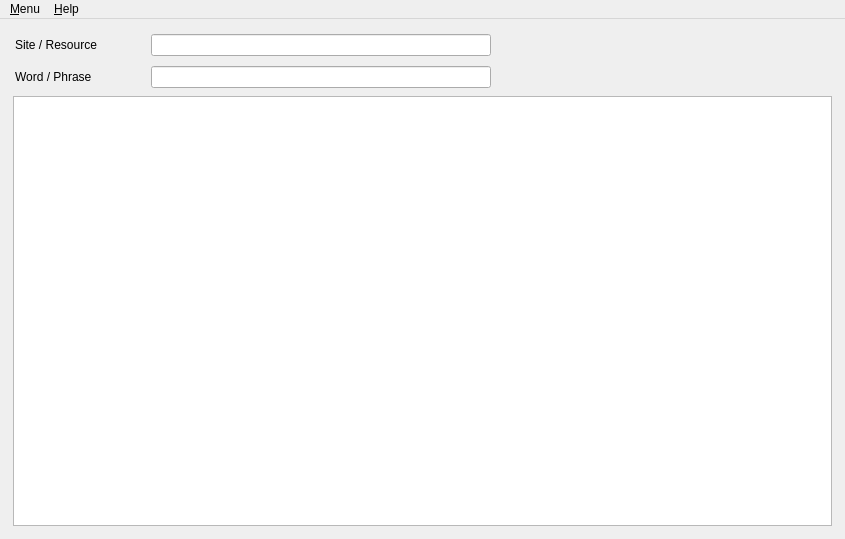
<?xml version="1.0" encoding="UTF-8"?>
<ui version="4.0">
 <class>MainWindow</class>
 <widget class="QMainWindow" name="MainWindow">
  <property name="windowModality">
   <enum>Qt::ApplicationModal</enum>
  </property>
  <property name="geometry">
   <rect>
    <x>0</x>
    <y>0</y>
    <width>845</width>
    <height>539</height>
   </rect>
  </property>
  <property name="sizePolicy">
   <sizepolicy hsizetype="Minimum" vsizetype="Minimum">
    <horstretch>0</horstretch>
    <verstretch>0</verstretch>
   </sizepolicy>
  </property>
  <property name="maximumSize">
   <size>
    <width>16777215</width>
    <height>16777215</height>
   </size>
  </property>
  <property name="focusPolicy">
   <enum>Qt::StrongFocus</enum>
  </property>
  <property name="windowTitle">
   <string>Parse Web</string>
  </property>
  <property name="windowIcon">
   <iconset resource="icons.qrc">
    <normaloff>:/icon/parseweb.png</normaloff>:/icon/parseweb.png</iconset>
  </property>
  <property name="accessibleName">
   <string>Parse Web</string>
  </property>
  <property name="accessibleDescription">
   <string>Parse Web</string>
  </property>
  <widget class="QWidget" name="centralWidget">
   <layout class="QHBoxLayout" name="horizontalLayout_3">
    <item>
     <layout class="QVBoxLayout" name="verticalLayout">
      <property name="sizeConstraint">
       <enum>QLayout::SetNoConstraint</enum>
      </property>
      <property name="leftMargin">
       <number>2</number>
      </property>
      <property name="topMargin">
       <number>2</number>
      </property>
      <property name="rightMargin">
       <number>2</number>
      </property>
      <property name="bottomMargin">
       <number>2</number>
      </property>
      <item>
       <layout class="QHBoxLayout" name="horizontalLayout">
        <property name="leftMargin">
         <number>2</number>
        </property>
        <property name="topMargin">
         <number>2</number>
        </property>
        <property name="rightMargin">
         <number>2</number>
        </property>
        <property name="bottomMargin">
         <number>2</number>
        </property>
        <item>
         <widget class="QLabel" name="label_2">
          <property name="minimumSize">
           <size>
            <width>130</width>
            <height>0</height>
           </size>
          </property>
          <property name="text">
           <string>Site / Resource</string>
          </property>
         </widget>
        </item>
        <item>
         <widget class="LineEditNavigator" name="dicResource">
          <property name="focusPolicy">
           <enum>Qt::ClickFocus</enum>
          </property>
          <property name="accessibleName">
           <string>Resource</string>
          </property>
          <property name="readOnly">
           <bool>true</bool>
          </property>
         </widget>
        </item>
        <item>
         <spacer name="horizontalSpacer">
          <property name="orientation">
           <enum>Qt::Horizontal</enum>
          </property>
          <property name="sizeHint" stdset="0">
           <size>
            <width>40</width>
            <height>20</height>
           </size>
          </property>
         </spacer>
        </item>
       </layout>
      </item>
      <item>
       <layout class="QHBoxLayout" name="horizontalLayout_2">
        <property name="leftMargin">
         <number>2</number>
        </property>
        <property name="topMargin">
         <number>2</number>
        </property>
        <property name="rightMargin">
         <number>2</number>
        </property>
        <property name="bottomMargin">
         <number>2</number>
        </property>
        <item>
         <widget class="QLabel" name="dicSearchPrompt">
          <property name="minimumSize">
           <size>
            <width>130</width>
            <height>0</height>
           </size>
          </property>
          <property name="text">
           <string>Word / Phrase</string>
          </property>
         </widget>
        </item>
        <item>
         <widget class="SafeLineEdit" name="dicSearchText">
          <property name="mouseTracking">
           <bool>false</bool>
          </property>
          <property name="focusPolicy">
           <enum>Qt::StrongFocus</enum>
          </property>
          <property name="toolTip">
           <string/>
          </property>
          <property name="accessibleName">
           <string/>
          </property>
         </widget>
        </item>
        <item>
         <spacer name="horizontalSpacer_2">
          <property name="orientation">
           <enum>Qt::Horizontal</enum>
          </property>
          <property name="sizeHint" stdset="0">
           <size>
            <width>40</width>
            <height>20</height>
           </size>
          </property>
         </spacer>
        </item>
       </layout>
      </item>
      <item>
       <widget class="SafeTextEdit" name="dicSearchResults">
        <property name="focusPolicy">
         <enum>Qt::StrongFocus</enum>
        </property>
        <property name="accessibleName">
         <string/>
        </property>
        <property name="tabChangesFocus">
         <bool>true</bool>
        </property>
        <property name="readOnly">
         <bool>true</bool>
        </property>
        <property name="textInteractionFlags">
         <set>Qt::TextSelectableByKeyboard|Qt::TextSelectableByMouse</set>
        </property>
       </widget>
      </item>
     </layout>
    </item>
   </layout>
  </widget>
  <widget class="QMenuBar" name="menuBar">
   <property name="geometry">
    <rect>
     <x>0</x>
     <y>0</y>
     <width>845</width>
     <height>21</height>
    </rect>
   </property>
   <widget class="QMenu" name="menu_Menu">
    <property name="title">
     <string>&amp;Menu</string>
    </property>
    <addaction name="actionChange_Resource"/>
    <addaction name="actionE_xit"/>
   </widget>
   <widget class="QMenu" name="menu_About">
    <property name="title">
     <string>&amp;Help</string>
    </property>
    <addaction name="action_About"/>
   </widget>
   <addaction name="menu_Menu"/>
   <addaction name="menu_About"/>
  </widget>
  <action name="actionE_xit">
   <property name="text">
    <string>E&amp;xit</string>
   </property>
  </action>
  <action name="actionChange_Resource">
   <property name="text">
    <string>Change &amp;Resource</string>
   </property>
   <property name="shortcut">
    <string>F10</string>
   </property>
   <property name="shortcutContext">
    <enum>Qt::ApplicationShortcut</enum>
   </property>
  </action>
  <action name="action_About">
   <property name="text">
    <string>&amp;About</string>
   </property>
  </action>
 </widget>
 <layoutdefault spacing="6" margin="11"/>
 <customwidgets>
  <customwidget>
   <class>SafeLineEdit</class>
   <extends>QLineEdit</extends>
   <header>../Lib/safelineedit.h</header>
  </customwidget>
  <customwidget>
   <class>SafeTextEdit</class>
   <extends>QPlainTextEdit</extends>
   <header>../Lib/safetextedit.h</header>
  </customwidget>
  <customwidget>
   <class>LineEditNavigator</class>
   <extends>QLineEdit</extends>
   <header>../Lib/lineeditnavigator.h</header>
  </customwidget>
 </customwidgets>
 <tabstops>
  <tabstop>dicSearchResults</tabstop>
  <tabstop>dicSearchText</tabstop>
 </tabstops>
 <resources>
  <include location="icons.qrc"/>
 </resources>
 <connections/>
</ui>
